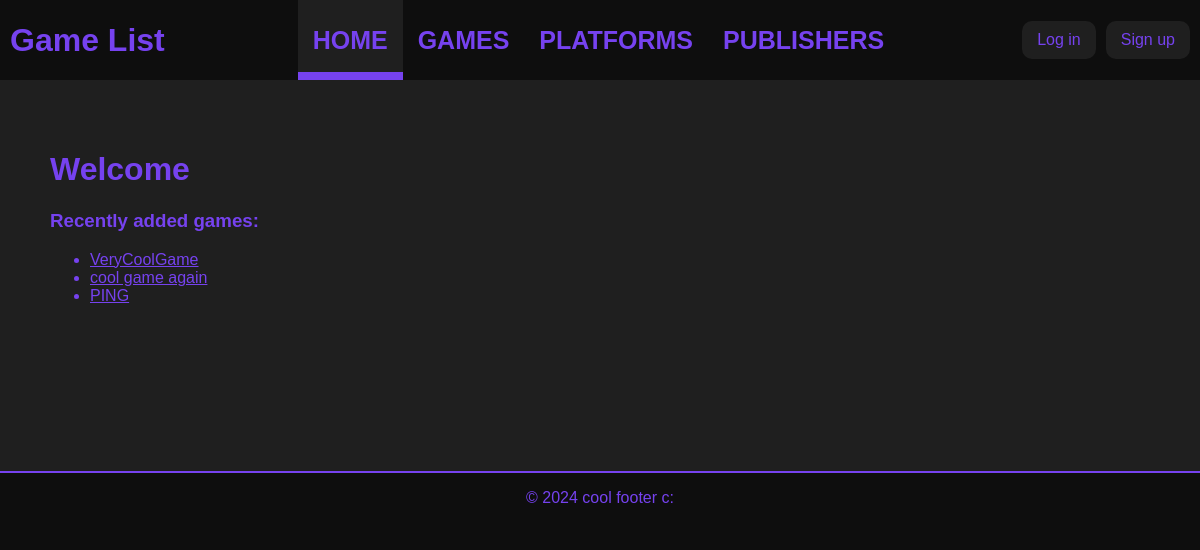
Before: /game-list/ with the older database file.
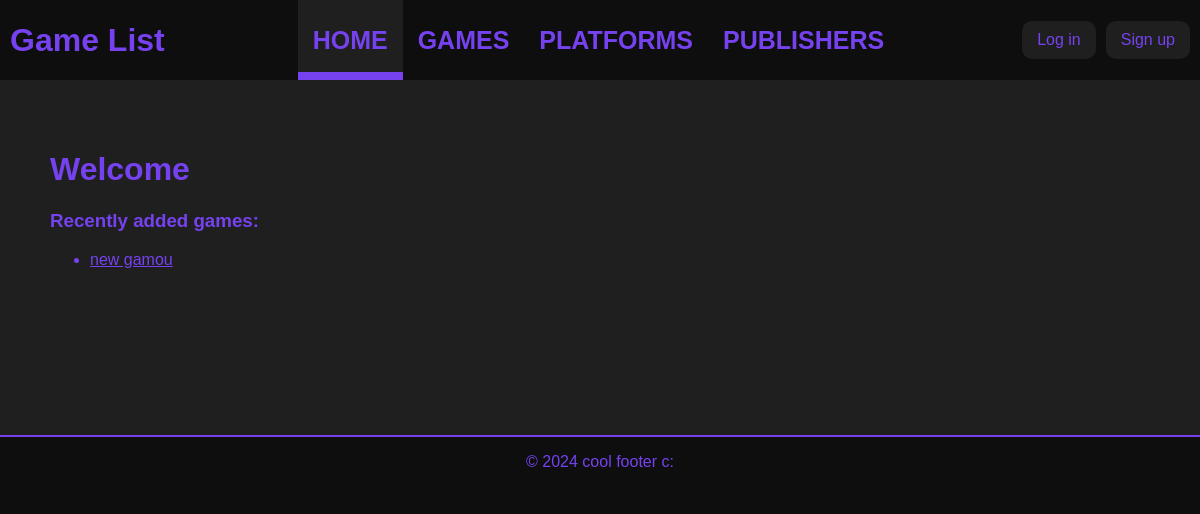
After: the same page with the newer database file.
### game_list_app/models.py (models this page shows, shortened)
class Game(models.Model):
	title = models.CharField(max_length = 200)
	genre = models.CharField(max_length = 200, blank=True, null=True)
	publisher = models.ForeignKey(Publisher, on_delete=models.SET_NULL, blank=True, null=True)
	platform = models.ForeignKey(Platform, on_delete=models.SET_NULL, blank=True, null=True)
	release_date = models.IntegerField(blank=True, null=True)
	description = models.TextField(blank=True, null=True)
	image = models.ImageField(upload_to="uploads/", blank=True, null=True)
	add_date = models.DateTimeField(editable = False, default = timezone.now)
	modified_date = models.DateTimeField(editable = False, default = timezone.now)
	user_owner = models.ForeignKey(User, blank=True, null=True, on_delete=models.SET_NULL)

### game_list_app/views.py (the view)
# urls.py: 2. Add a URL to urlpatterns:  path('', Home.as_view(), name='home')
class Home(generic.ListView):
	template_name = "home.html"
	context_object_name = "latest_games"
	def get_queryset(self):
		return Game.objects.order_by("-add_date")[:10]

### game_list_app/templates/home.html (shortened to what this page needs)
{% extends 'index.html' %}
{% block content %}
<h1>Welcome</h1>
<h3>Recently added games:</h3>
{% if latest_games %}
    <ul>
    {% for game in latest_games %}
        <li><a href="{% url 'game_list_app:game_detail' game.id %}">{{ game.title }}</a></li>
    {% endfor %}
    </ul>
{% else %}
    <p>No games here :(</p>
{% endif %}
{% endblock %}

Changed rows visible on the page:
removed Game: title "VeryCoolGame"
removed Game: title "cool game again"
removed Game: title "PING"
added Game: title "new gamou"
